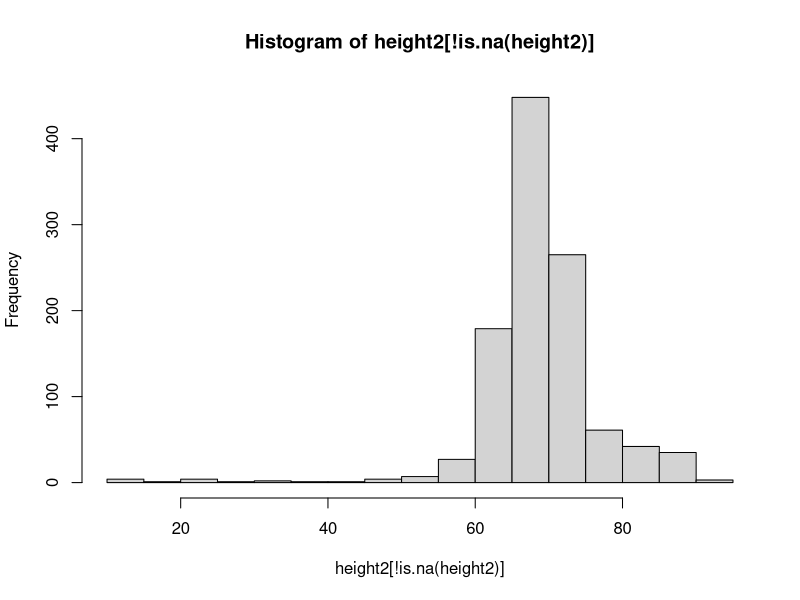
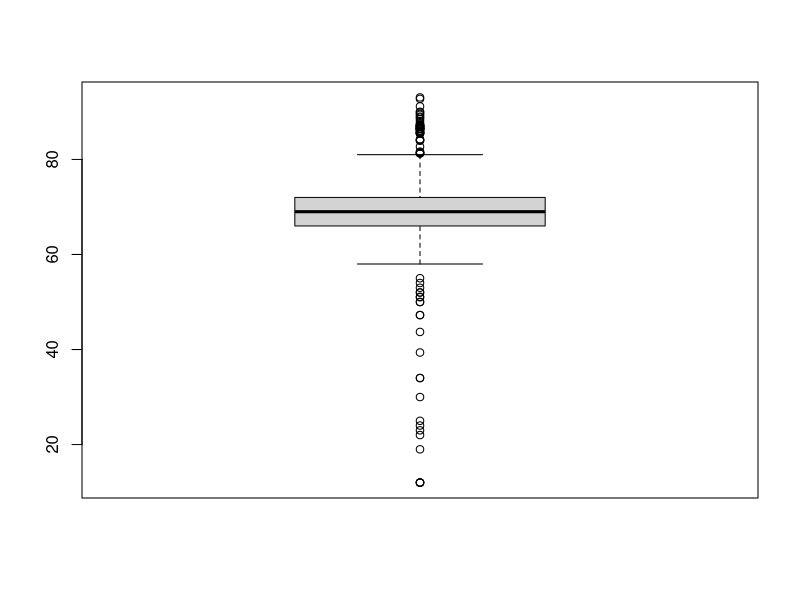
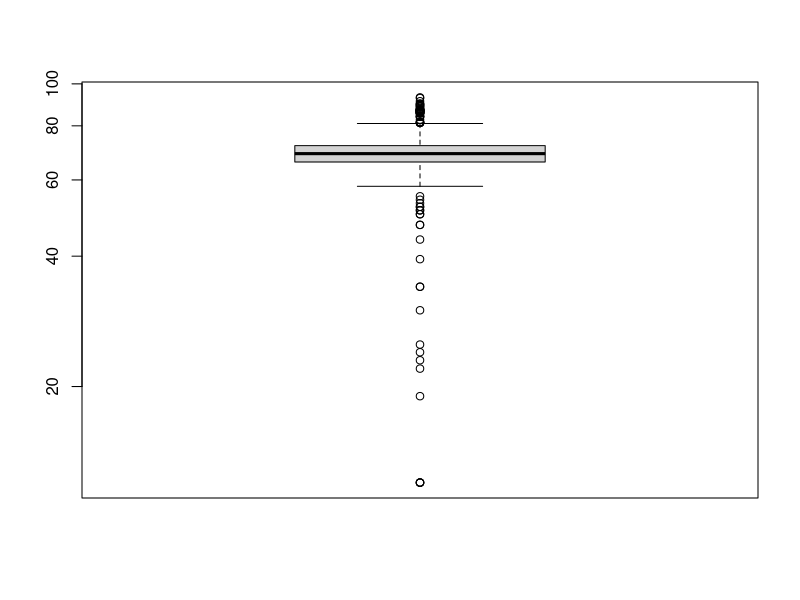
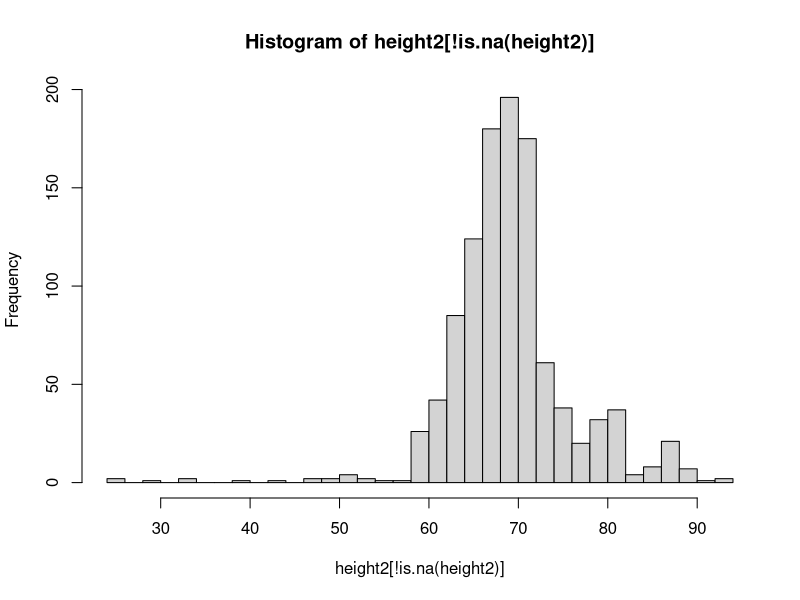
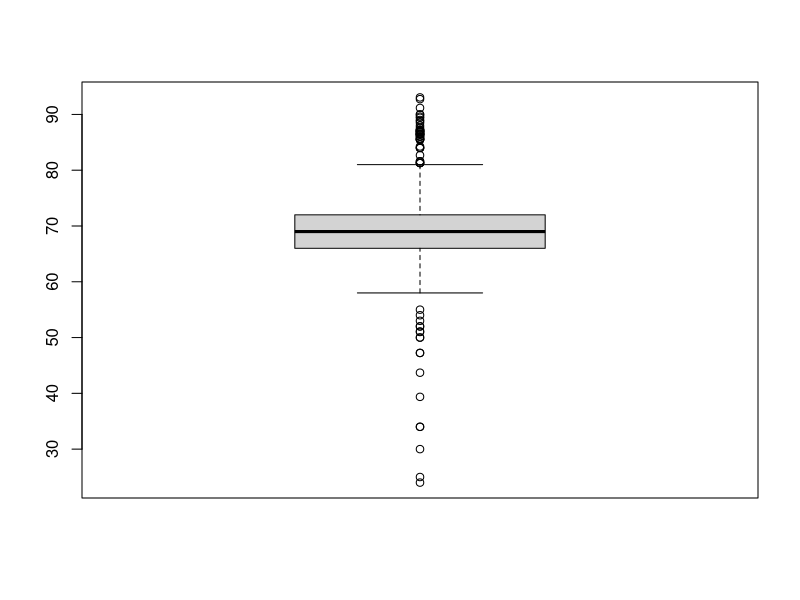
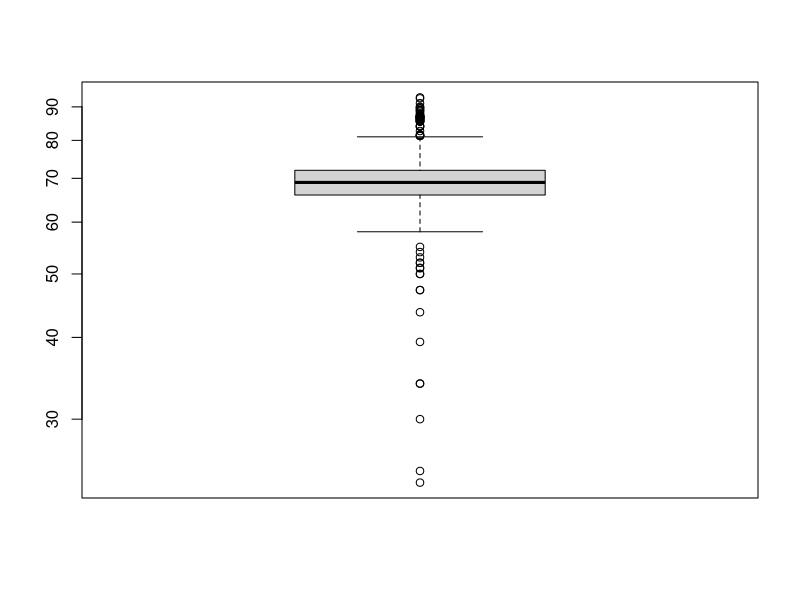

The R source for these figures, in order:
## ---- chunk 1
knitr::opts_chunk$set(echo = TRUE)
## ---- chunk 2
require("dslabs")
## ---- chunk 3
data("reported_heights")
str(reported_heights)
height1=tolower(reported_heights$height)
height1
## ---- chunk 4
height1=gsub(c("one"),c("1"),x=height1)
height1=gsub(c("two"),c("2"),x=height1)
height1=gsub(c("three"),c("3"),x=height1)
height1=gsub(c("four"),c("4"),x=height1)
height1=gsub(c("five"),c("5"),x=height1)
height1=gsub(c("six"),c("6"),x=height1)
height1=gsub(c("seven"),c("7"),x=height1)
height1=gsub(c("eight"),c("8"),x=height1)
height1=gsub(c("nine"),c("9"),x=height1)
height1=gsub(c("ten"),c("10"),x=height1)
height1=gsub(c("eleven"),c("11"),x=height1)
height1
## ---- chunk 5
height2=rep(0,length(height1))
for(i in 1:length(height1))
{
  cat("In",i,height1[i],"\n")
                             #the cat statement above was used during debugging
                              # it has been "remmed out"
  feet=0
  inches=0
  fraction=0
  cm=0
  dposition=0
  
  if(!grepl("[1-9]",height1[i]))   # if there are no numeric values present set to NA
  {
    height2[i]=NA
  }else
  if(grepl("^[1-2][0-9]{2}",height1[i]))    # three digits in a row, with a lead 1 or 2, probably                                                                                 height in cm
  {    
       # replace ,by .
       
       dposition=gregexpr("[0-9]",height1[i])  # how many digits do we have?  3 or less is height in cm
       if(length(dposition[[1]])<4)
       {   
         cm=substr(height1[i],start=dposition[[1]][1], stop=tail(dposition[[1]],1))
         height2[i]=as.numeric(cm)/2.54
       }else
       { height2[i]=NA}    # more than 3 digits in value, who knows what this means
  }else
    if(grepl("^[1-2].[0-9]{1,2}",height1[i]))   # this should be a height in meters
    {
      height1[i]=sub(',','.',height1[i])
      height2[i]=as.numeric(height1[i])*100.0/2.54
    }else
    if(grepl("^[3-7]{1}\\.[0-9]{1,3}",height1[i]))  # single digit height- feet plus fraction
      {
         height2[i]=as.numeric(height1[i])*12
      }else
  if(grepl("[1-9]{1}[^0-9]+[0-9]+",height1[i]))     # this is digit,not digit,digit
     {
       dpositions=gregexpr("[1-9]",height1[i])
       feet=substr(height1[i],start=dpositions[[1]][1], stop=dpositions[[1]][1])
       inches=substr(height1[i],start=dpositions[[1]][2], stop=tail(dpositions[[1]],1))
       height2[i]=12*as.numeric(feet)+as.numeric(inches)
     }else
    if(grepl("[1-9]{1}",height1[i])&&(!grepl("[0-9]{2}",height1[i])))   # single digit, must be height in feet
    {
       dpositions=gregexpr("[1-9]",height1[i])
       feet=substr(height1[i],start=dpositions[[1]][1], stop=dpositions[[1]][1])
       height2[i]=12*as.numeric(feet)+as.numeric(inches)
    }else
  {
    dposition=gregexpr("[0-9]",height1[i])    # first two values are height ininches,remainder are decimal place
    inches=substr(height1[i],start=dposition[[1]][1],stop=dposition[[1]][2])
    rem=dposition[[1]][-(1:2)]
    if(length(rem)>0)
    {  
      fraction=substr(height1[i],start=head(rem,1),stop=tail(rem,1))
    }else
    {
      fraction=0
    }
    height2[i]=as.numeric(paste(inches,'.',fraction,sep=''))
    cat("inches: ",i," :",height1[i],"  : ", height2[i],"\n")
  }
  #cat("out",i,height2[i],feet,inches,fraction,"\n")
  #if(!is.na(height2[i]))
  #{  
  #  if((height2[i]>80))
  #  {
  #    cat(i," :",height1[i],"  : ", height2[i],"\n")
  #  }
  #}  
  }

## ---- chunk 6
which(is.na(height2))
reported_heights$height[is.na(height2)]
## ---- chunk 7
hist(height2[!is.na(height2)])
boxplot(height2[!is.na(height2)])
boxplot(height2[!is.na(height2)],log="y")
## ---- chunk 8
too_short=which(height2<24)
reported_heights$height[too_short]
height2[too_short]
## ---- chunk 9
too_tall=which(height2>96)
reported_heights$height[too_tall]
height2[too_tall]
## ---- chunk 10
na_list=which(is.na(height2))
bad_vals=c(na_list,too_tall,too_short)
height2[bad_vals]=NA
## ---- chunk 11
hist(height2[!is.na(height2)],breaks=30)
boxplot(height2[!is.na(height2)])
boxplot(height2[!is.na(height2)],log="y")
## ---- chunk 12
mod_short=which(height2<48)
reported_heights$height[mod_short]
height2[mod_short]
